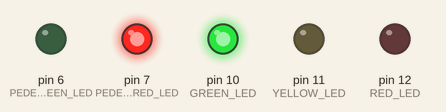
Simulated run of this sketch. Board: Arduino Uno, built with avr-gcc and run on an emulated ATmega328P. Shown: output pins drawn as LEDs (lit = HIGH).

Above: at 5.5 s.
At 13.0 s:
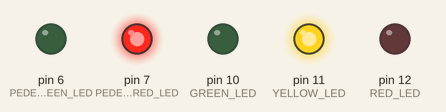
At 18.5 s:
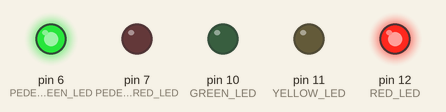
Timing chart, 0 to 28.6 s (numbered marks = the images above):
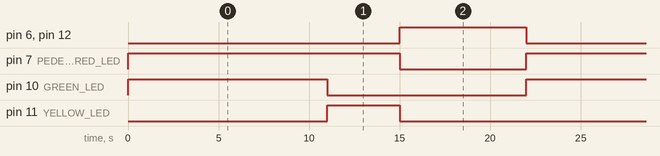

Measured:
- by itself, pin 6 (PEDESTRIAN_GREEN_LED), pin 12 (RED_LED): alternates HIGH for 7.0 s and LOW for 15.0 s
- by itself, pin 7 (PEDESTRIAN_RED_LED): alternates HIGH for 15.0 s and LOW for 7.0 s
- by itself, pin 10 (GREEN_LED): alternates HIGH for 11.0 s and LOW for 11.0 s
- by itself, pin 11 (YELLOW_LED): alternates HIGH for 4.0 s and LOW for 18.0 s

The sketch:

Exercicio2b.ino
```cpp
#define GREEN_LED 10
#define YELLOW_LED 11
#define RED_LED 12
#define PEDESTRIAN_GREEN_LED 6
#define PEDESTRIAN_RED_LED 7

#define GREEN_DELAY 11000
#define YELLOW_DELAY 4000
#define RED_DELAY 7000

int current = RED_LED;

void setup() {
  pinMode(GREEN_LED, OUTPUT);
  pinMode(YELLOW_LED, OUTPUT);
  pinMode(RED_LED, OUTPUT);

  pinMode(PEDESTRIAN_GREEN_LED, OUTPUT);
  pinMode(PEDESTRIAN_RED_LED, OUTPUT);
}

void loop() {
  int _delay;

  switch (current) {
    case GREEN_LED:
      current = YELLOW_LED;
      _delay = YELLOW_DELAY;
      break;
    case YELLOW_LED:
      current = RED_LED;
      _delay = RED_DELAY;
      break;
    case RED_LED:
      current = GREEN_LED;
      _delay = GREEN_DELAY;
      break;
  }

  if (current == GREEN_LED || current == YELLOW_LED) {
    digitalWrite(PEDESTRIAN_GREEN_LED, LOW);
    digitalWrite(PEDESTRIAN_RED_LED, HIGH);
  } else {
    digitalWrite(PEDESTRIAN_RED_LED, LOW);
    digitalWrite(PEDESTRIAN_GREEN_LED, HIGH);
  }

  digitalWrite(current, HIGH);
  delay(_delay);
  digitalWrite(current, LOW);
}
```
